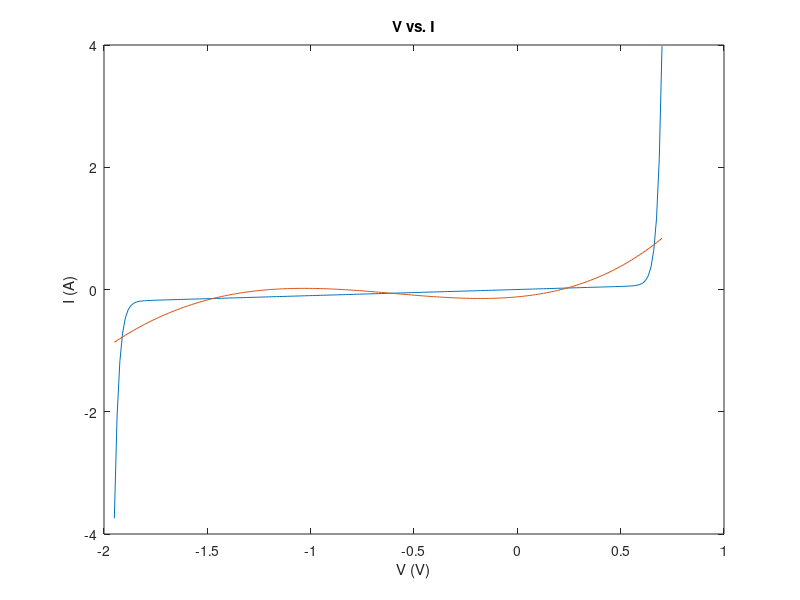
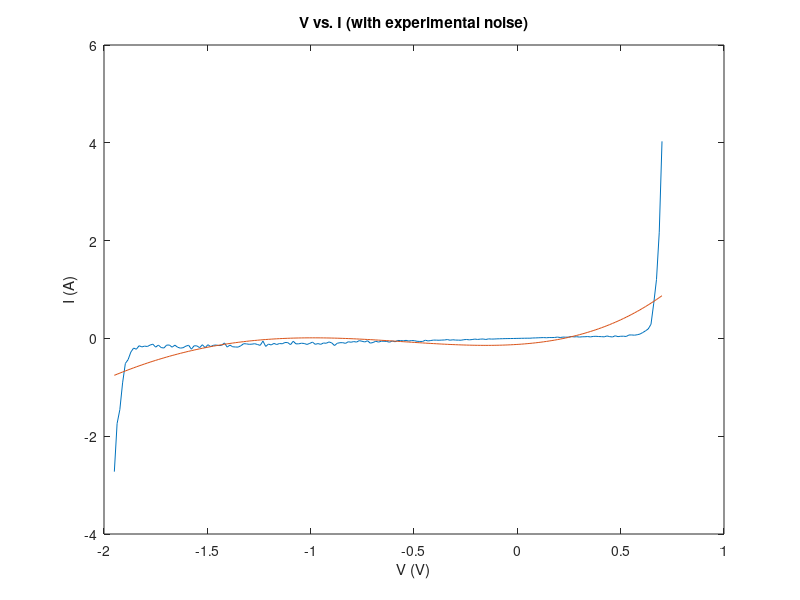
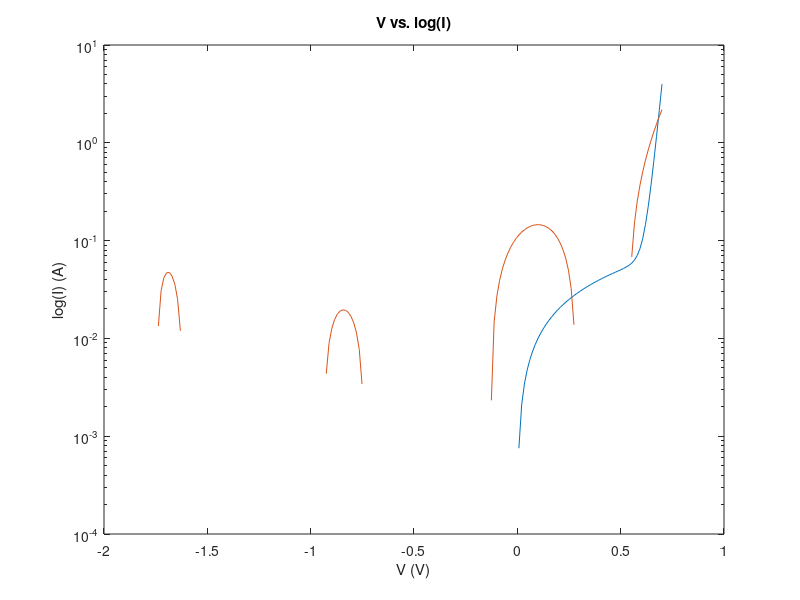
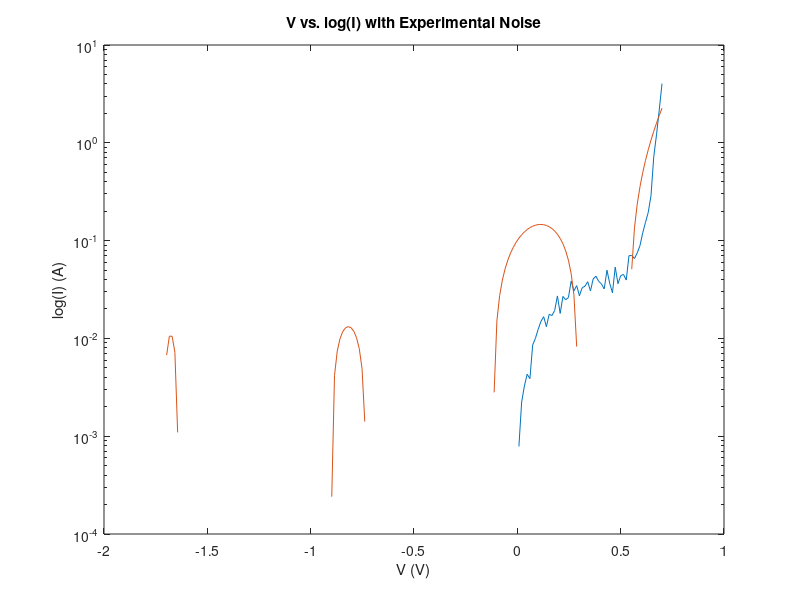

The MATLAB source for these figures, in order: (Note: this script raises an error after producing the figures.)
%
% ELEC 4700: CMPA
% Baldeep Kooner 101004107 

close all
clear all

Is = 0.01e-12; % saturation current (A)
Ib = 0.1e-12; % breakdown saturation current (A)
Vb = 1.3; % breakdown voltage (V)
Gp = 0.1; % parasitic parallel conductance (1/ohms)

V = linspace(-1.95, 0.7, 200); % voltage vector
I = zeros(size(V)); 
% current vector formulation:
%for i = 1:size(V)
%    I(i) = (Is * (exp(V(i) * 1.2/0.025) - 1)) + (Gp * V(i)) - (Ib * (exp((-1.2/0.025) * (V(i) + Vb))));
%end

I = (Is .* (exp(V .* 1.2/0.025) - 1)) + (Gp .* V) - (Ib .* (exp((-1.2/0.025) .* (V + Vb))));

% current vector with 20% random variation representing noise
Inoise = I + ((randn(1, 200))) .* 0.2 .* I;

% plot initial data 
%{
figure(1)
plot(V, I)
title('V vs. I')
xlabel('V (V)')
ylabel('I (A)')

figure(2)
plot(V, Inoise)
title('V vs. I (with experimental noise)')
xlabel('V (V)')
ylabel('I (A)')

figure(3)
semilogy(V, I)
title('V vs. log(I)')
xlabel('V (V)')
ylabel('log(I) (A)')

figure(4)
semilogy(V, Inoise)
title('V vs. log(I) with Experimental Noise')
xlabel('V (V)')
ylabel('log(I) (A)')
%}

% POLYNOMIAL FITTING:
fit4 = polyfit(V, I, 4); 
fit4noise = polyfit(V, Inoise, 4); 
fit8 = polyfit(V, I, 8); 
fit8noise = polyfit(V, Inoise, 8); 

figure(1)
plot(V, I)
title('V vs. I')
xlabel('V (V)')
ylabel('I (A)')
hold on
plot(V, polyval(fit4, V))
hold off

figure(2)
plot(V, Inoise)
title('V vs. I (with experimental noise)')
xlabel('V (V)')
ylabel('I (A)')
hold on
plot(V, polyval(fit4noise, V))
hold off

figure(3)
semilogy(V, I)
title('V vs. log(I)')
xlabel('V (V)')
ylabel('log(I) (A)')
hold on
plot(V, polyval(fit8, V))
hold off

figure(4)
semilogy(V, Inoise)
title('V vs. log(I) with Experimental Noise')
xlabel('V (V)')
ylabel('log(I) (A)')
hold on
plot(V, polyval(fit8noise, V))
hold off

% NONLINEAR CURVE FITTING:
% a) Fitted parameters: Is, Ib
fo = fittype('A.*(exp(1.2.*x/25e-3)-1) + 0.1.*x - C*(exp(1.2*(-(x+1.3))/25e-3)-1)');
ff = fit(V',I',fo);
If = ff(V);
figure(5);
plot(V, If);
title('V vs. I (fitted parameters: Is, Ib)')
xlabel('V (V)')
ylabel('I (A)')

% b) Fitted parameters: Is, Ib, Gp
fo = fittype('A.*(exp(1.2.*x/25e-3)-1) + B.*x - C*(exp(1.2*(-(x+1.3))/25e-3)-1)');
ff = fit(V',I',fo);
If = ff(V);
figure(6);
plot(V, If);
title('V vs. I (fitted parameters: Is, Ib, Gp)')
xlabel('V (V)')
ylabel('I (A)')

% c) Fitted parameters: Is, Ib, Gp, Vb
fo = fittype('A.*(exp(1.2.*x/25e-3)-1) + B.*x - C*(exp(1.2*(-(x+D))/25e-3)-1)');
ff = fit(V',I',fo);
If = ff(V);
figure(7);
plot(V, If);
title('V vs. I (fitted parameters: Is, Ib, Gp, Vb)')
xlabel('V (V)')
ylabel('I (A)')

% The plots are not consistent and change with every iteration

% NEURAL NET FITTING:
inputs = V.';
targets = I.'; 
hiddenLayerSize = 10; 
net = fitnet(hiddenLayerSize); 
net.divideParam.trainRatio = 70/100; 
net.divideParam.valRatio = 15/100; 
net.divideParam.testRatio = 15/100; 
[net, tr] = train(net, inputs, targets); 
outputs = net(inputs); 
errors = gsubtract(outputs, targets); 
performance = perform(net, targets, outputs) 
view(net)
Inn = outputs












